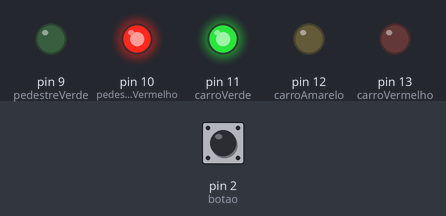
The sketch below on a simulated Arduino Uno, built with avr-gcc and run on an emulated ATmega328P. Shown: output pins drawn as LEDs (lit = HIGH). The test bench sets the inputs (shaded band); at power-on: pin 2 (botao) LOW.

Above: at 1.2 s.
1.3 s: pin 2 (botao) pulled HIGH for 0.15 s
At 2.3 s:
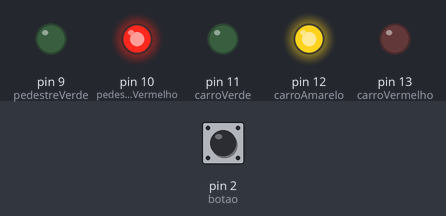
At 5.8 s:
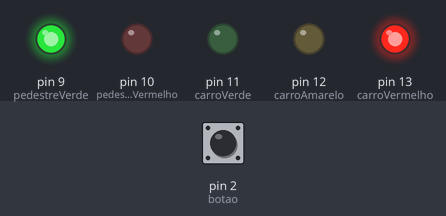
Timing chart, 0 to 10.4 s (numbered marks = the images above; inputs shaded):
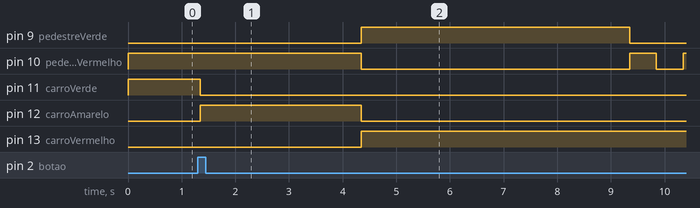

The sketch:

3.2.Semaforo_Carro_e_Pedestre_Com_Botao.ino
```cpp
int carroVermelho = 13;
int carroAmarelo = 12;
int carroVerde = 11;
int pedestreVermelho = 10;
int pedestreVerde = 9;
int botao = 2;

void setup() {
  pinMode(carroVermelho, OUTPUT);
  pinMode(carroAmarelo, OUTPUT);
  pinMode(carroVerde, OUTPUT);
  pinMode(pedestreVermelho, OUTPUT);
  pinMode(pedestreVerde, OUTPUT);
  pinMode(botao, INPUT);
}

void loop() {
  digitalWrite(carroVermelho, LOW);
  digitalWrite(carroAmarelo, LOW);
  digitalWrite(carroVerde, HIGH);
  digitalWrite(pedestreVermelho, HIGH);
  digitalWrite(pedestreVerde, LOW);

  if (digitalRead(botao) == HIGH) {
    digitalWrite(carroVerde, HIGH);
    digitalWrite(pedestreVermelho, HIGH);
    delay(50);
    digitalWrite(carroVerde, LOW);
    digitalWrite(carroAmarelo, HIGH);
    delay(3000);
    digitalWrite(carroAmarelo, LOW);
    digitalWrite(carroVermelho, HIGH);
    digitalWrite(pedestreVermelho, LOW);
    digitalWrite(pedestreVerde, HIGH);
    delay(5000);
    digitalWrite(pedestreVerde, LOW);
    digitalWrite(carroVermelho, HIGH);

    for (int x = 0; x < 10; x++) {
      digitalWrite(pedestreVermelho, HIGH);
      delay(500);
      digitalWrite(pedestreVermelho, LOW);
      delay(500);
    }
  }
}
```

Measured:
- after the input at 1.3 s, pin 9 (pedestreVerde): LOW → HIGH after 3.1 s, → LOW 5.0 s later; pin 10 (pedestreVermelho): HIGH → LOW after 3.1 s, → HIGH 5.0 s later, → LOW 0.50 s later, → HIGH 0.50 s later
